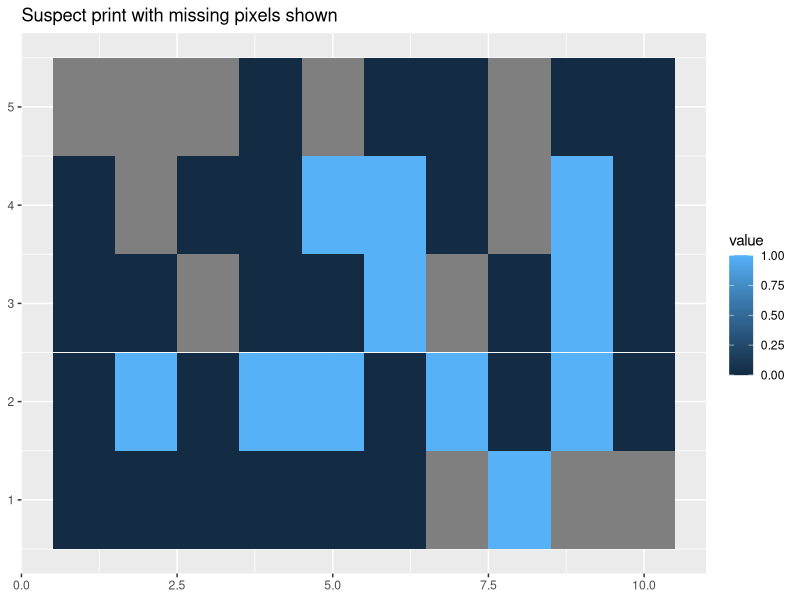

Generate this figure with R: (Note: this script raises an error after producing the figure.)
# new imputation bias simulation
# i want 20 minutiae in x and y
# fingerprints are represented by 50 sections, each made up of 4 pixels
# pixels ~ bern(I(is minutia)*.75 + I(no_minutia)*.1)

library(ggplot2)
library(tidyverse)
library(reshape2)

set.seed(123)

sections <- 50
num_min <- 15 
num_bits <- sections # change to sections*4 if want finer grid

x_big <- sample(c(1:sections), num_min)
y_big <- sample(c(1:sections), num_min)

gen_yi <- function(j){
  has_min <- as.numeric(j %in% y_big)
  p <- has_min # changed from .9*has_min + .1*(1-has_min) for paper
  rbinom(1,1,p)
}
y <- sapply(1:num_bits, gen_yi)
y_miss <- y
y_miss[sample(c(1:num_bits), num_bits/4)] <- NA

miss_plot_df <- data.frame(Var1 = rep(1:10, 5), 
                           Var2 = rep(1:5, each = 10),
                           value = y_miss,
                           Type = "1. Crime Scene Print (Y)")

ggplot(miss_plot_df, aes(x = Var1, y = Var2, fill = value)) +
  geom_tile() + xlab(NULL) + ylab(NULL) + 
  ggtitle("Suspect print with missing pixels shown")

gen_xi <- function(j){
  has_min <- as.numeric(j %in% x_big)
  p <- has_min
  rbinom(1,1,p)
}
x <- sapply(1:num_bits, gen_xi)

# old y_impute: 
y_impute <- sapply(1:num_bits, function(j) ifelse(is.na(y_miss[j]), x[j], y_miss[j]))
rnd.mean <- function(x) round(mean(x, na.rm = T))

X <- matrix(sapply(1:50, function(j) (j %in% x_big)*1), ncol = 5, byrow = T)
Y <- matrix(sapply(1:50, function(j) (j %in% y_big)*1), ncol = 5, byrow = T)
#Y_est <- matrix(apply(matrix(y, ncol = 4, byrow = T), 1, rnd.mean), ncol = 5, byrow = T)
#Y_miss <- matrix(apply(matrix(y_miss, ncol = 4, byrow = T), 1, rnd.mean), ncol = 5, byrow = T)
#Y_imp <- matrix(apply(matrix(y_impute, ncol = 4, byrow = T), 1, rnd.mean), ncol = 5, byrow = T)

Y_est <- matrix(y_miss, ncol = 5, byrow = T)
Y_est[is.na(Y_est)] = 0 # without imputation, missing areas are filled with 0
Y_miss <- matrix(y_miss, ncol = 5, byrow = T)
Y_imp <- matrix(y_impute, ncol = 5, byrow = T)

# data.frame(rbind(melt(X),melt(Y_est),melt(Y_miss),melt(Y_imp))) 
plot.df <- tibble(
  x = x, 
  y = y,
  y_est = y_miss,
  y_miss = y_miss,
  y_imp = y_impute,
  x_pos = rep(1:5, each = 10),
  y_pos = rep(1:10, times = 5)
)

#plot.df$Type <- rep(c("2. Marked Suspect Print (X)",
#                      "3. Full Info Marked Y", 
#                      "4. Marked Y without Imputation", 
#                      "5. Marked Y with Imputation"), each = sections)
#plot.df <- rbind(plot.df, miss_plot_df)
#ggplot(plot.df, aes(x = Var2, y = Var1, fill = value)) +
#  geom_tile() + xlab(NULL) + ylab(NULL) +
#  facet_wrap(~Type, scales = "free") + theme_bw()

plot.df = plot.df %>% 
  pivot_longer(-c(x_pos, y_pos), names_to = "Type")


plot.df$type <- ifelse(plot.df$Type == "x", "x, exemplar",
                       ifelse(plot.df$Type == "y","y, true print",
                              ifelse(plot.df$Type == "y_est","4. Marked Y without Imputation",
                                     ifelse(plot.df$Type == "y_imp", "y, latent (marked)",
                                            "y, crime scene print"))))

p1 = plot.df %>%
  filter(type %in% c("y, true print","x, exemplar")) %>%
  mutate(
    #type = ifelse(type == "Exemplar (x)", " Exemplar (x)", type), # for ordering facets
    label = ifelse(value == 1, "m", NA) # Mark minutiae with *
  ) %>%
  ggplot(aes(x = x_pos, y = y_pos, fill = is.na(value))) +
  geom_tile(col = "black") + 
  geom_text(aes(label = label)) +
  xlab(NULL) + 
  ylab(NULL) +
  ggtitle("Actual Prints.") +
  scale_fill_grey(start = .8, end = 0, na.value = "black") +
  facet_wrap(~type, scales = "free_x") + 
  theme(legend.position = "none",
        panel.grid.major = element_blank(), 
        panel.grid.minor = element_blank())

p2 = plot.df %>%
  filter(type %in% c("y, crime scene print","x, exemplar")) %>%
  mutate(
    type = ifelse(type == "x, exemplar", " x, exemplar", type), # for ordering facets
    label = ifelse(value == 1, "m", NA) # Mark minutiae with *
  ) %>%
  ggplot(aes(x = x_pos, y = y_pos, fill = is.na(value))) +
  geom_tile(col = "black") + 
  geom_text(aes(label = label)) +
  xlab(NULL) + 
  ylab(NULL) +
  ggtitle("Evidence given to analyst.") +
  facet_wrap(vars(type), scales = "free") + 
  scale_fill_grey(start = .8, end = 0, na.value = "black") +
  scale_color_manual(values = c("lightgray", "black")) +
  theme_minimal() +
  theme(legend.position = "none",
        panel.grid.major = element_blank(), 
        panel.grid.minor = element_blank())

p3 = plot.df %>%
  filter(type %in% c("y, latent (marked)","x, exemplar")) %>%
  mutate(
    #type = ifelse(type == "Exemplar (x)", " Exemplar (x)", type), # for ordering facets
    label = ifelse(value == 1, "m", NA) # Mark minutiae with *
  ) %>%
  ggplot(aes(x = x_pos, y = y_pos, fill = is.na(value))) +
  geom_tile(col = "black") + 
  geom_text(aes(label = label)) +
  ggtitle("Evidence marked by analyst \n(by observing both prints simultaneously).") +
  xlab(NULL) + 
  ylab(NULL) +
  scale_fill_grey(start = .8, end = .2, na.value = "black") +
  facet_wrap(~type, scales = "free_x") + 
  theme(legend.position = "none",
        panel.grid.major = element_blank(), 
        panel.grid.minor = element_blank())

(p1 + p2 + p3) & theme(plot.title = element_text(hjust =.5))

ggsave(filename = 'outputs/imputation-sim.eps', width = 10, height = 3, units = "in", dpi = 300)


sum(which(X==1)%in%which(Y==1)) # true matches
sum(which(X==1)%in%which(Y_est==1)) # matches marked without missingness
sum(which(X==1)%in%which(Y_miss==1)) # matches in the presence of missingness
sum(which(X==1)%in%which(Y_imp==1)) # matches with imputation

# show where improper match is
temp = Y
temp[(X==Y) &(X==1)] <- 10
temp[(X==1)&(Y_imp==1)&(Y_miss==0)] <- (-10)
ggplot(melt(temp), aes(x = Var1, y = Var2, fill = value)) + geom_tile()
